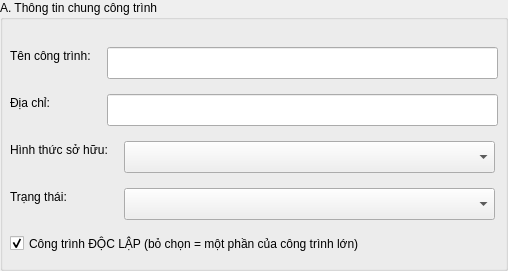
              <widget class="QGroupBox" name="ks_gb_A">
               <property name="geometry">
                <rect>
                 <x>12</x>
                 <y>12</y>
                 <width>508</width>
                 <height>271</height>
                </rect>
               </property>
               <property name="title">
                <string>A. Thông tin chung công trình</string>
               </property>
               <widget class="QLabel" name="ks_lbl_ten_ct">
                <property name="geometry">
                 <rect>
                  <x>10</x>
                  <y>47</y>
                  <width>86</width>
                  <height>17</height>
                 </rect>
                </property>
                <property name="text">
                 <string>Tên công trình:</string>
                </property>
               </widget>
               <widget class="QLineEdit" name="ks_ten_cong_trinh">
                <property name="geometry">
                 <rect>
                  <x>107</x>
                  <y>47</y>
                  <width>391</width>
                  <height>32</height>
                 </rect>
                </property>
               </widget>
               <widget class="QLabel" name="ks_lbl_dia_chi">
                <property name="geometry">
                 <rect>
                  <x>10</x>
                  <y>94</y>
                  <width>42</width>
                  <height>17</height>
                 </rect>
                </property>
                <property name="text">
                 <string>Địa chỉ:</string>
                </property>
               </widget>
               <widget class="QLineEdit" name="ks_dia_chi">
                <property name="geometry">
                 <rect>
                  <x>107</x>
                  <y>94</y>
                  <width>391</width>
                  <height>32</height>
                 </rect>
                </property>
               </widget>
               <widget class="QLabel" name="ks_lbl_so_huu">
                <property name="geometry">
                 <rect>
                  <x>10</x>
                  <y>141</y>
                  <width>102</width>
                  <height>17</height>
                 </rect>
                </property>
                <property name="text">
                 <string>Hình thức sở hữu:</string>
                </property>
               </widget>
               <widget class="QComboBox" name="ks_hinh_thuc_so_huu">
                <property name="geometry">
                 <rect>
                  <x>124</x>
                  <y>141</y>
                  <width>371</width>
                  <height>32</height>
                 </rect>
                </property>
               </widget>
               <widget class="QLabel" name="ks_lbl_trang_thai">
                <property name="geometry">
                 <rect>
                  <x>10</x>
                  <y>188</y>
                  <width>61</width>
                  <height>17</height>
                 </rect>
                </property>
                <property name="text">
                 <string>Trạng thái:</string>
                </property>
               </widget>
               <widget class="QComboBox" name="ks_trang_thai">
                <property name="geometry">
                 <rect>
                  <x>124</x>
                  <y>188</y>
                  <width>371</width>
                  <height>32</height>
                 </rect>
                </property>
               </widget>
               <widget class="QCheckBox" name="ks_ct_doc_lap">
                <property name="geometry">
                 <rect>
                  <x>10</x>
                  <y>235</y>
                  <width>380</width>
                  <height>17</height>
                 </rect>
                </property>
                <property name="text">
                 <string>Công trình ĐỘC LẬP (bỏ chọn = một phần của công trình lớn)</string>
                </property>
                <property name="checked">
                 <bool>true</bool>
                </property>
               </widget>
              </widget>
